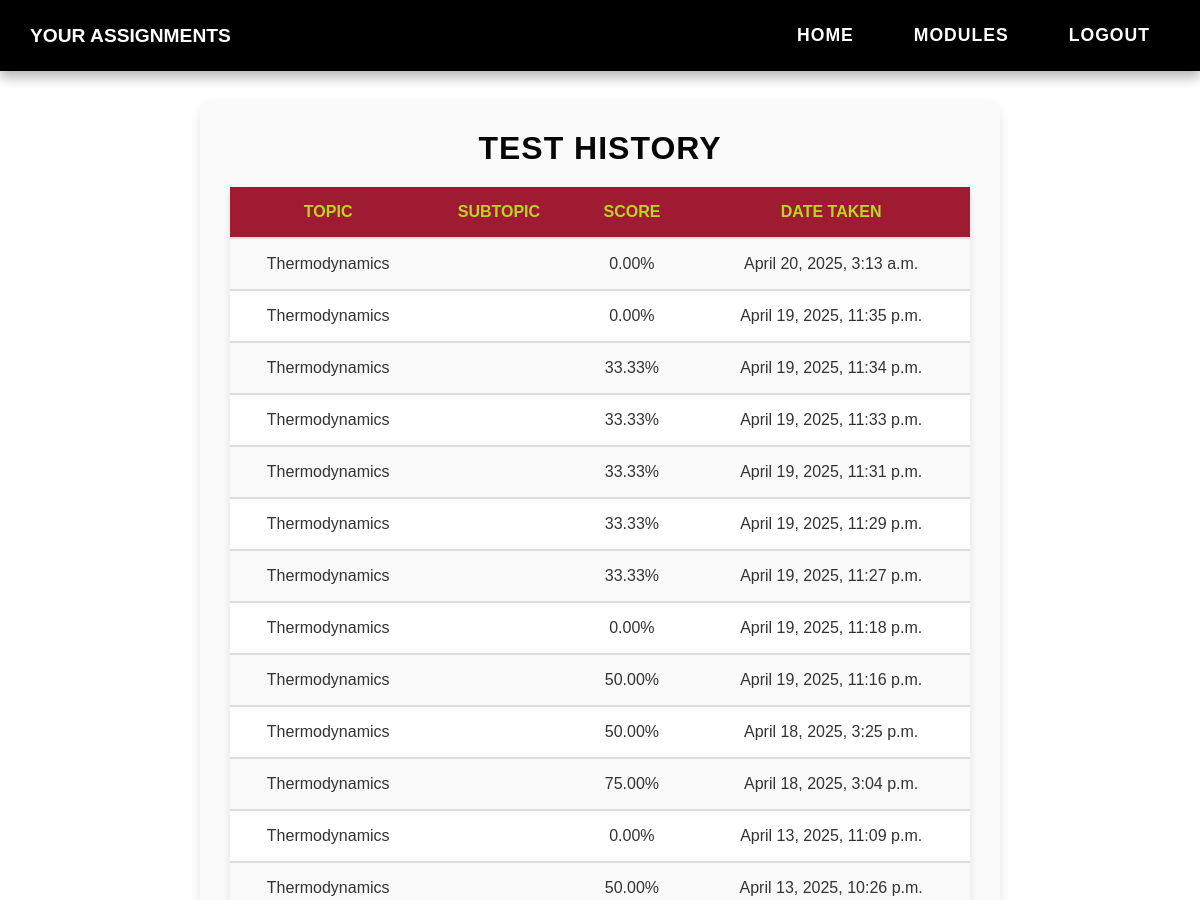
Before: /profile/assignments/ (signed in, upper part) with the older database file.
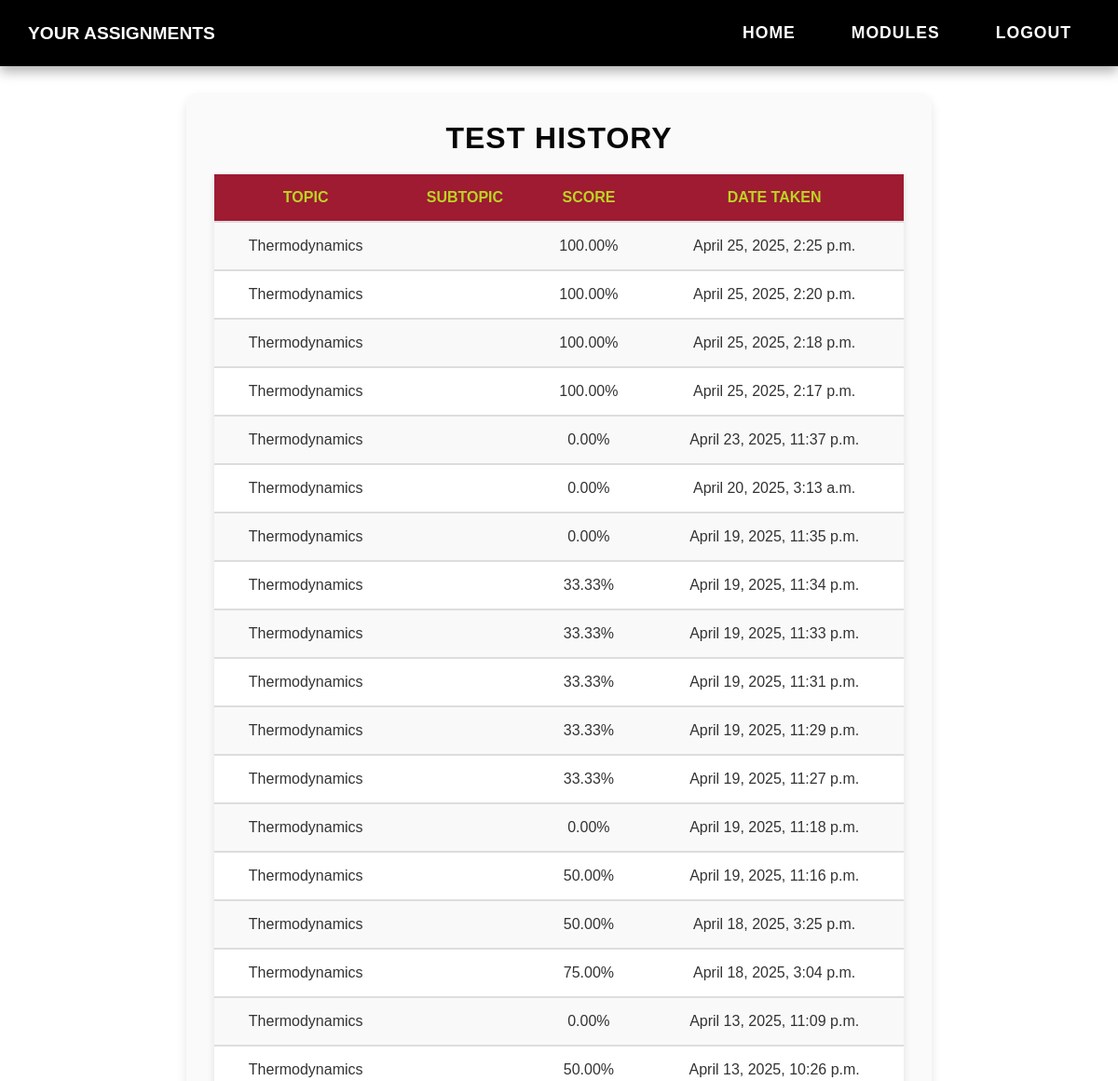
After: the same page with the newer database file.
### my_app/models.py (models this page shows, shortened)
class Assessment(models.Model):
    assessment_id = models.AutoField(primary_key=True)
    student = models.ForeignKey(Student, on_delete=models.CASCADE, to_field="student_id")
    date_taken = models.DateTimeField(auto_now_add=True)
    score = models.DecimalField(max_digits=5, decimal_places=2, default=0.00)
    topic = models.ForeignKey(Topic, related_name="assessments", on_delete=models.CASCADE)
    level = models.CharField(max_length=15)
    questions = models.ManyToManyField(Question)

class Topic(models.Model):
    topic_id = models.AutoField(primary_key=True)
    topic_name = models.CharField(max_length=30)
    topic_order = models.IntegerField()
    def __str__(self):
        return self.topic_name

### my_app/views.py (the view)
# urls.py: path('profile/assignments/', student_assignments_view, name='student_assignments'),
@login_required
def student_assignments_view(request):
    student = get_object_or_404(Student, user=request.user)
    assignments = Assessment.objects.filter(student=student).order_by('-date_taken')  # Fetch assignments
    context = {
        'assignments': assignments,
        'username': request.user.username
    }
    return render(request, 'my_app/student_assignments.html', context)

### my_app/Templates/my_app/student_assignments.html (shortened to what this page needs)
{% load static %}
<!DOCTYPE html>
<html lang="en">
<head>
    <link rel="stylesheet" href="{% static 'CSS/student_assignments.css' %}?v=3">
</head>
<body>
<nav class="navbar">
    <div class="left">
        <span class="welcome-text">Your Assignments</span>
    </div>
    <div class="right">
        <a href="{% url 'home' %}" class="nav-link">Home</a>
        <a href="{% url 'modules' %}" class="nav-link">Modules</a>
        <a href="{% url 'logout' %}" class="nav-link">Logout</a>
    </div>
</nav>
<div class="assignments-container">
    <h2>Test History</h2>
    <table>
        <tr>
            <th>Topic</th>
            <th>Subtopic</th>
            <th>Score</th>
            <th>Date Taken</th>
        </tr>
        {% for assignment in assignments %}
        <tr>
            <td>{{ assignment.topic }}</td>
            <td>{{ assignment.subtopic }}</td>
            <td>{{ assignment.score }}%</td>
            <td>{{ assignment.date_taken }}</td>
        </tr>
        {% empty %}
        <tr>
            <td colspan="4">No assignments taken yet.</td>
        </tr>
        {% endfor %}
    </table>
</div>
</body>
</html>

### my_app/Static/CSS/student_assignments.css (style rules this page uses)
* { margin: 0; padding: 0; box-sizing: border-box; }
body { font-family: 'Arial', sans-serif; background-color: #ffffff; color: #333; display: flex; flex-direction: column; align-items: center; }
.navbar { display: flex; justify-content: space-between; align-items: center; width: 100%; background-color: #000; padding: 15px 30px; box-shadow: 0 6px 12px rgba(0, 0, 0, 0.3); position: fixed; top: 0; left: 0; z-index: 10; }
.navbar .left .welcome-text { font-size: 1.2rem; color: white; font-weight: bold; text-transform: uppercase; }
.navbar .right { display: flex; gap: 20px; }
.navbar .right a { color: white; text-decoration: none; padding: 10px 20px; font-size: 1.1rem; font-weight: bold; text-transform: uppercase; letter-spacing: 1px; transition: all 0.3s ease; display: flex; align-items: center; gap: 8px; }
.assignments-container { margin-top: 100px; width: 90%; max-width: 800px; text-align: center; padding: 30px; background-color: #fafafa; border-radius: 12px; box-shadow: 0 6px 12px rgba(0, 0, 0, 0.1); }
h2 { font-size: 2rem; color: #060606; margin-bottom: 20px; text-transform: uppercase; letter-spacing: 1px; }
table { width: 100%; border-collapse: collapse; margin-bottom: 20px; box-shadow: 0 4px 8px rgba(0, 0, 0, 0.1); }
th, td { padding: 16px; border-bottom: 2px solid #ddd; font-size: 1rem; text-align: center; }
th { background-color: #9e1b32; color: #bbd523; text-transform: uppercase; }
tr:nth-child(even) { background-color: #f9f9f9; }
tr:nth-child(odd) { background-color: #fff; }
html { scroll-behavior: smooth; }

Changed rows visible on the page:
added Assessment: topic "Thermodynamics", score "100.00", date_taken "April 25, 2025, 2:25 p.m."
added Assessment: topic "Thermodynamics", score "100.00", date_taken "April 25, 2025, 2:20 p.m."
added Assessment: topic "Thermodynamics", score "100.00", date_taken "April 25, 2025, 2:18 p.m."
added Assessment: topic "Thermodynamics", score "100.00", date_taken "April 25, 2025, 2:17 p.m."
added Assessment: topic "Thermodynamics", score "0.00", date_taken "April 23, 2025, 11:37 p.m."
